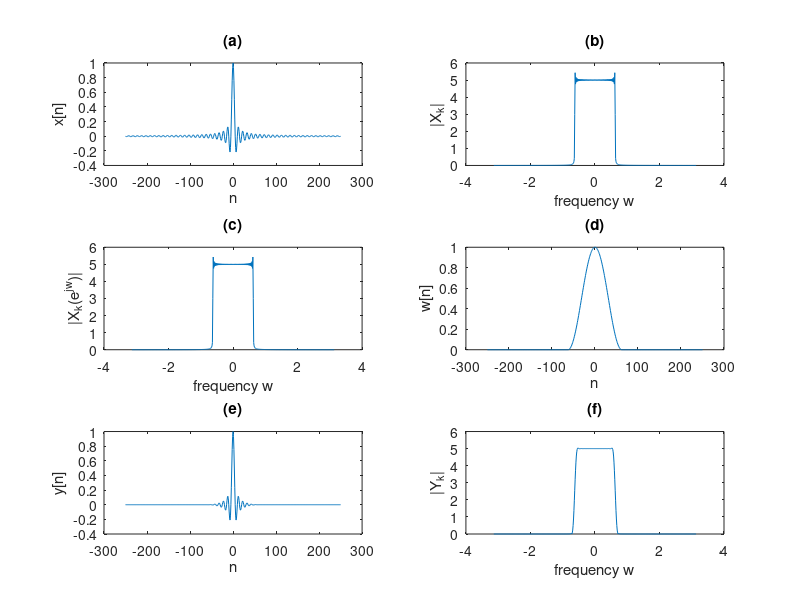

Reproduce this figure in MATLAB.
N = 501;
N1 = (N - 1) / 2;
T = 50;
Ts = T / N1;
n = [-N1:N1];
k = [-N1:N1];

%(a)

x = sin(n .* pi * Ts) ./ (n .* pi * Ts);
x((N - 1) / 2 + 1) = 1;
%at (n,x) = (0, 0) the limit exists as sin(0) / 0, but the program
%considers it as NaN because it saw it as 0 / 0
subplot(3,2,1); plot(n, x);
title('(a)')
xlabel('n')
ylabel('x[n]')

%(b)

X = fft(x);
X = fftshift(X);
f = 2 .* pi .* k ./ N;
subplot(3,2,2); plot(f, abs(X));
title('(b)')
xlabel('frequency w');
ylabel('|X_k|');

%(c)

n2 = 1:1:N;
k2 = 1:1:N;
w_n = exp(-1j * 2 * pi / N);
nk = (n2 - 1)' * (k2 - 1);
w_nnk = w_n .^ nk;
X2 = x * w_nnk;
X2_end = X2((N - 1) / 2 + 2:end);
X2_start = X2(1:(N - 1) / 2 + 1);
X2 = cat(2, X2_end, X2_start);
f = 2 .* pi .* k ./ N;
subplot(3, 2, 3); plot(f, abs(X2));
title('(c)')
xlabel('frequency w');
ylabel('|X_k(e^{jw})|');

%(d)

Tw = T / 2;
boundary = floor(Tw / (2 * Ts));
w = (1 + cos((2*pi*Ts/Tw) .* abs(n))) ./ 2;
w((N + 1) / 2 + boundary + 1 : end) = 0;
w(1 : (N + 1) / 2 - boundary - 1) = 0;
subplot(3, 2, 4); plot(n, w);
title('(d)')
xlabel('n');
ylabel('w[n]');

%(e)

y = x .* w;
subplot(3, 2, 5); plot(n, y);
title('(e)')
xlabel('n');
ylabel('y[n]');

%(f)

Y = fft(y);
Y = fftshift(Y);
f = 2 .* pi .* k ./ N;
subplot(3,2,6); plot(f, abs(Y));
title('(f)')
xlabel('frequency w');
ylabel('|Y_k|');



